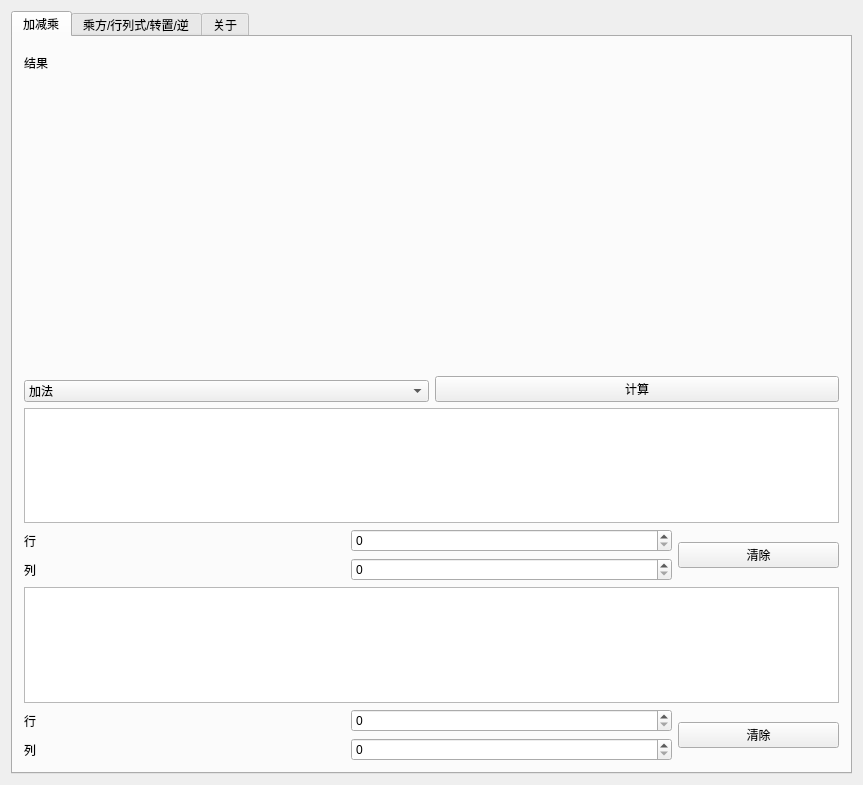
<?xml version="1.0" encoding="UTF-8"?>
<ui version="4.0">
 <class>frCClass</class>
 <widget class="QMainWindow" name="frCClass">
  <property name="geometry">
   <rect>
    <x>0</x>
    <y>0</y>
    <width>863</width>
    <height>785</height>
   </rect>
  </property>
  <property name="windowTitle">
   <string>计算器v2</string>
  </property>
  <widget class="QWidget" name="centralWidget">
   <property name="enabled">
    <bool>true</bool>
   </property>
   <layout class="QGridLayout" name="gridLayout_2">
    <item row="0" column="0">
     <widget class="QTabWidget" name="calc">
      <property name="currentIndex">
       <number>0</number>
      </property>
      <widget class="QWidget" name="bino">
       <attribute name="title">
        <string>加减乘</string>
       </attribute>
       <layout class="QVBoxLayout" name="verticalLayout" stretch="1,1">
        <item>
         <layout class="QVBoxLayout" name="resultBino">
          <item>
           <layout class="QVBoxLayout" name="resBino" stretch="1,10">
            <item>
             <widget class="QLabel" name="resLabelBino">
              <property name="maximumSize">
               <size>
                <width>35</width>
                <height>165</height>
               </size>
              </property>
              <property name="styleSheet">
               <string notr="true">.rotate-text {
  transform: rotate(90deg);
}</string>
              </property>
              <property name="text">
               <string>结果</string>
              </property>
             </widget>
            </item>
            <item>
             <widget class="QLabel" name="res">
              <property name="text">
               <string/>
              </property>
              <property name="alignment">
               <set>Qt::AlignmentFlag::AlignCenter</set>
              </property>
             </widget>
            </item>
           </layout>
          </item>
          <item>
           <layout class="QHBoxLayout" name="functionBino">
            <item alignment="Qt::AlignmentFlag::AlignBottom">
             <widget class="QComboBox" name="binoMode">
              <item>
               <property name="text">
                <string>加法</string>
               </property>
              </item>
              <item>
               <property name="text">
                <string>减法</string>
               </property>
              </item>
              <item>
               <property name="text">
                <string>乘法</string>
               </property>
              </item>
             </widget>
            </item>
            <item alignment="Qt::AlignmentFlag::AlignBottom">
             <widget class="QPushButton" name="binoCalc">
              <property name="text">
               <string>计算</string>
              </property>
             </widget>
            </item>
           </layout>
          </item>
         </layout>
        </item>
        <item>
         <layout class="QVBoxLayout" name="inputBino">
          <item>
           <layout class="QVBoxLayout" name="leftHandBino">
            <item>
             <widget class="QTableWidget" name="leftInput"/>
            </item>
            <item>
             <layout class="QGridLayout" name="rcLeft" columnstretch="0,2,2,1">
              <item row="1" column="2">
               <widget class="QSpinBox" name="cSpinBoxLeft"/>
              </item>
              <item row="0" column="1">
               <widget class="QLabel" name="rLabelLeft">
                <property name="text">
                 <string>行</string>
                </property>
               </widget>
              </item>
              <item row="0" column="2">
               <widget class="QSpinBox" name="rSpinBoxLeft"/>
              </item>
              <item row="1" column="1">
               <widget class="QLabel" name="cLabelLeft">
                <property name="text">
                 <string>列</string>
                </property>
               </widget>
              </item>
              <item row="0" column="3" rowspan="2">
               <widget class="QPushButton" name="leftClear">
                <property name="text">
                 <string>清除</string>
                </property>
               </widget>
              </item>
             </layout>
            </item>
           </layout>
          </item>
          <item>
           <layout class="QVBoxLayout" name="rightHandBino">
            <item>
             <widget class="QTableWidget" name="rightInput"/>
            </item>
            <item>
             <layout class="QGridLayout" name="rcRight" columnstretch="2,2,1">
              <item row="1" column="1">
               <widget class="QSpinBox" name="cSpinBoxRight"/>
              </item>
              <item row="1" column="0">
               <widget class="QLabel" name="cLabelRight">
                <property name="text">
                 <string>列</string>
                </property>
               </widget>
              </item>
              <item row="0" column="1">
               <widget class="QSpinBox" name="rSpinBoxRight"/>
              </item>
              <item row="0" column="0">
               <widget class="QLabel" name="rLabelRight">
                <property name="text">
                 <string>行</string>
                </property>
               </widget>
              </item>
              <item row="0" column="2" rowspan="2">
               <widget class="QPushButton" name="rightClear">
                <property name="text">
                 <string>清除</string>
                </property>
               </widget>
              </item>
             </layout>
            </item>
           </layout>
          </item>
         </layout>
        </item>
       </layout>
      </widget>
      <widget class="QWidget" name="mono">
       <attribute name="title">
        <string>乘方/行列式/转置/逆</string>
       </attribute>
       <layout class="QVBoxLayout" name="verticalLayout_2" stretch="1,1">
        <item>
         <layout class="QVBoxLayout" name="resultMono">
          <item>
           <layout class="QVBoxLayout" name="resMono" stretch="0,10">
            <item>
             <widget class="QLabel" name="resLabelSelf">
              <property name="maximumSize">
               <size>
                <width>35</width>
                <height>165</height>
               </size>
              </property>
              <property name="styleSheet">
               <string notr="true">.rotate-text {
  transform: rotate(90deg);
}</string>
              </property>
              <property name="text">
               <string>结果</string>
              </property>
             </widget>
            </item>
            <item>
             <widget class="QLabel" name="resultSelf">
              <property name="layoutDirection">
               <enum>Qt::LayoutDirection::LeftToRight</enum>
              </property>
              <property name="text">
               <string/>
              </property>
              <property name="scaledContents">
               <bool>false</bool>
              </property>
              <property name="alignment">
               <set>Qt::AlignmentFlag::AlignCenter</set>
              </property>
              <property name="wordWrap">
               <bool>false</bool>
              </property>
              <property name="margin">
               <number>0</number>
              </property>
              <property name="indent">
               <number>-1</number>
              </property>
             </widget>
            </item>
           </layout>
          </item>
          <item>
           <layout class="QHBoxLayout" name="functionMono">
            <item alignment="Qt::AlignmentFlag::AlignBottom">
             <widget class="QComboBox" name="monoMode">
              <item>
               <property name="text">
                <string>乘方</string>
               </property>
              </item>
              <item>
               <property name="text">
                <string>行列式</string>
               </property>
              </item>
              <item>
               <property name="text">
                <string>转置</string>
               </property>
              </item>
              <item>
               <property name="text">
                <string>矩阵的逆</string>
               </property>
              </item>
             </widget>
            </item>
            <item alignment="Qt::AlignmentFlag::AlignBottom">
             <widget class="QPushButton" name="monoCalc">
              <property name="text">
               <string>计算</string>
              </property>
             </widget>
            </item>
           </layout>
          </item>
         </layout>
        </item>
        <item>
         <layout class="QVBoxLayout" name="inputMono">
          <item>
           <layout class="QVBoxLayout" name="selfMono">
            <item>
             <widget class="QTableWidget" name="selfInput"/>
            </item>
            <item>
             <layout class="QGridLayout" name="rcSelf" columnstretch="2,2,1">
              <item row="1" column="1">
               <widget class="QSpinBox" name="cSpinBoxSelf"/>
              </item>
              <item row="1" column="0">
               <widget class="QLabel" name="cLabelSelf">
                <property name="text">
                 <string>列</string>
                </property>
               </widget>
              </item>
              <item row="0" column="1">
               <widget class="QSpinBox" name="rSpinBoxSelf"/>
              </item>
              <item row="0" column="0">
               <widget class="QLabel" name="rLabelSelf">
                <property name="text">
                 <string>行</string>
                </property>
               </widget>
              </item>
              <item row="0" column="2" rowspan="2">
               <widget class="QPushButton" name="selfClear">
                <property name="sizePolicy">
                 <sizepolicy hsizetype="Minimum" vsizetype="Maximum">
                  <horstretch>0</horstretch>
                  <verstretch>0</verstretch>
                 </sizepolicy>
                </property>
                <property name="autoFillBackground">
                 <bool>false</bool>
                </property>
                <property name="text">
                 <string>清除</string>
                </property>
                <property name="checkable">
                 <bool>false</bool>
                </property>
                <property name="autoDefault">
                 <bool>false</bool>
                </property>
                <property name="flat">
                 <bool>false</bool>
                </property>
               </widget>
              </item>
             </layout>
            </item>
           </layout>
          </item>
         </layout>
        </item>
       </layout>
      </widget>
      <widget class="QWidget" name="about">
       <attribute name="title">
        <string>关于</string>
       </attribute>
       <layout class="QGridLayout" name="gridLayout">
        <item row="0" column="0">
         <widget class="QTextBrowser" name="textBrowser">
          <property name="html">
           <string>&lt;!DOCTYPE HTML PUBLIC &quot;-//W3C//DTD HTML 4.0//EN&quot; &quot;http://www.w3.org/TR/REC-html40/strict.dtd&quot;&gt;
&lt;html&gt;&lt;head&gt;&lt;meta name=&quot;qrichtext&quot; content=&quot;1&quot; /&gt;&lt;meta charset=&quot;utf-8&quot; /&gt;&lt;style type=&quot;text/css&quot;&gt;
p, li { white-space: pre-wrap; }
hr { height: 1px; border-width: 0; }
li.unchecked::marker { content: &quot;\2610&quot;; }
li.checked::marker { content: &quot;\2612&quot;; }
&lt;/style&gt;&lt;/head&gt;&lt;body style=&quot; font-family:'Microsoft YaHei UI'; font-size:9pt; font-weight:400; font-style:normal;&quot;&gt;
&lt;p style=&quot; margin-top:0px; margin-bottom:0px; margin-left:0px; margin-right:0px; -qt-block-indent:0; text-indent:0px;&quot;&gt;&lt;span style=&quot; font-size:20pt;&quot;&gt;一个有关线性代数的计算器&lt;/span&gt;&lt;/p&gt;
&lt;p style=&quot; margin-top:0px; margin-bottom:0px; margin-left:0px; margin-right:0px; -qt-block-indent:0; text-indent:0px;&quot;&gt;&lt;span style=&quot; font-size:20pt;&quot;&gt;支持输入分数 如1/2&lt;/span&gt;&lt;/p&gt;
&lt;p style=&quot; margin-top:0px; margin-bottom:0px; margin-left:0px; margin-right:0px; -qt-block-indent:0; text-indent:0px;&quot;&gt;&lt;span style=&quot; font-size:20pt;&quot;&gt;联网使用以使用LaTeX输出结果&lt;/span&gt;&lt;/p&gt;
&lt;p style=&quot; margin-top:0px; margin-bottom:0px; margin-left:0px; margin-right:0px; -qt-block-indent:0; text-indent:0px;&quot;&gt;&lt;span style=&quot; font-size:20pt;&quot;&gt;如果你输入的数据不合法会闪退（&lt;/span&gt;&lt;/p&gt;&lt;/body&gt;&lt;/html&gt;</string>
          </property>
         </widget>
        </item>
       </layout>
      </widget>
     </widget>
    </item>
   </layout>
  </widget>
 </widget>
 <layoutdefault spacing="6" margin="11"/>
 <resources>
  <include location="frC.qrc"/>
 </resources>
 <connections/>
</ui>
